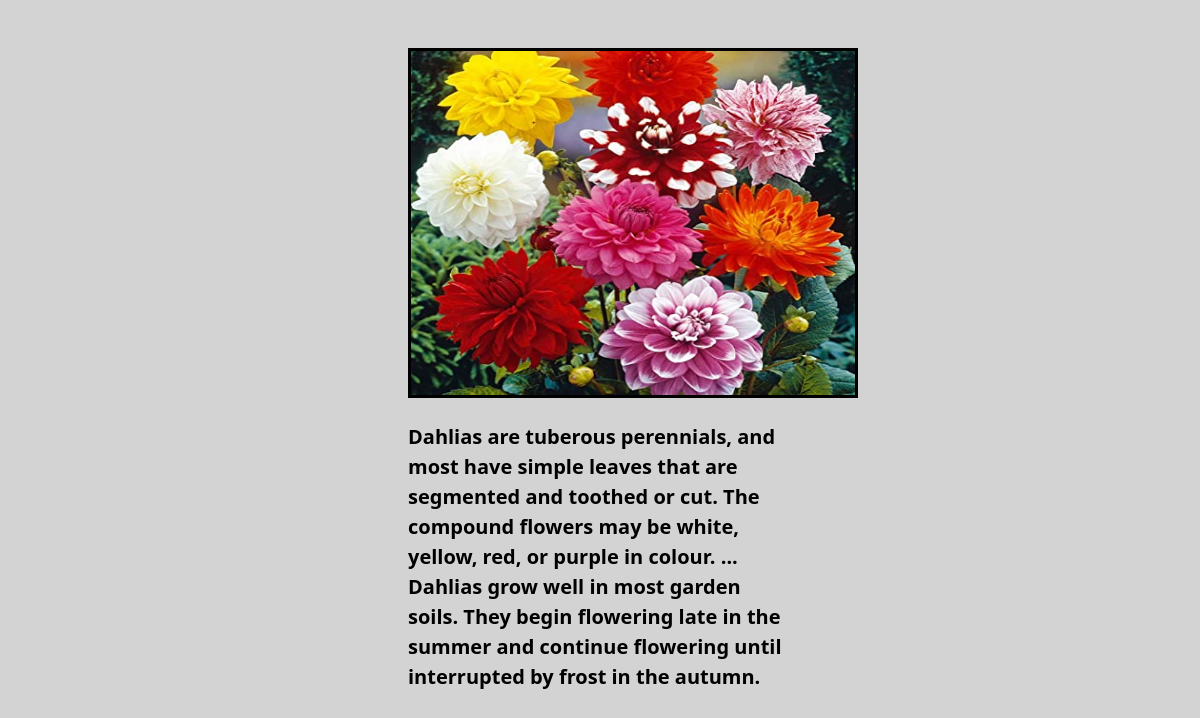
The page /viewphoto/3 on the database its author committed.
### app1/models.py (models this page shows, shortened)
class Photo(models.Model):
    image=models.ImageField(upload_to='media/',null=True,blank=True,default='')
    description=models.TextField()

### app1/views.py (the view)
# urls.py: path('viewphoto/<str:pk>',views.viewphoto,name='viewphoto'),
def viewphoto(request,pk):
    photo=Photo.objects.get(id=pk)
    return render(request,'photo.html',{'photo':photo})

### app1/templates/photo.html (shortened to what this page needs)
<!DOCTYPE html>
<html lang="en">
<head>
<link href="https://cdn.jsdelivr.net/npm/bootstrap@5.1.3/dist/css/bootstrap.min.css" rel="stylesheet">
</head>
<body style="background-color:lightgrey;">
<div class="contaniner-fluid">
<div class="row justify-content-center">
<div class="col-md-4"><br><br>
<div>
<img src="{{ photo.image.url }}" height="350px" width="450px" style="border:3px solid black;"><br><br>
<p style="font-weight:bold; font-size:20px; color:black; font-style:georgia;">{{ photo.description }}
</p>
</div>
</div>
</div>
</div>
</body>
</html>

### rows shown on the page
Photo: image (picture), description "Dahlias are tuberous perennials, and most have simple leaves that are segmented and toothed or cut. The compound flowers may be white, yellow, red, or purple in colour. ... Dahlias grow well in most garden soils. They begin flowering late in the summer and continue flowering until interrupted by frost in the autumn."
